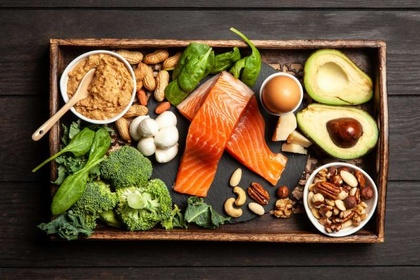
%> input picture Geometric Transformations/food1.jpg, 420 x 280 px, shrunk from 799 x 533 before the run
$ octave Bilinear.m   (GNU Octave 9; MATLAB toolbox functions it lacks are replaced by stand-ins)
%> lines starting %> are read from the running program, lines starting %| are printed output that depends on the picture
%Bilinear Interpolation - Part (a)

I1 = imread('food1.jpg'); %Original Image
%> I1 is the input picture: size 280x420x3 uint8; mean R, G, B 103.2, 83.4, 56.6
[M, N, C] = size(I1);
%> M = 280; N = 420; C = 3

I6 = double(I1)/255.0;

I2 = rgb2gray(I1); %Grayscale Image
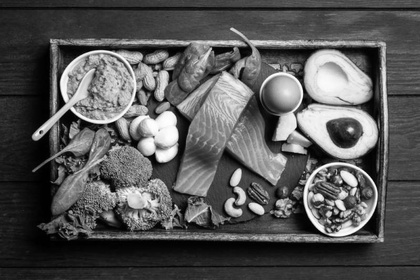
%> I2: size 280x420 uint8; min 0, max 255, mean 86.3

I7 = double(I2)/255.0;

theta=45.0;
A = [ 0.5 * cosd(theta) -sind(theta)
      sind(theta)  cosd(theta) ];
T= [ 10 5 ]';

p = A * [ 1 1 ]' + T;
x1=p(1);
y1=p(2);
p= A * [ 1 N ]' + T;
%> p = [-286.6; 302.7]
x2=p(1);
%> x2 = -286.6
y2=p(2);
%> y2 = 302.7
p= A * [ M 1 ]' + T;
%> p = [108.3; 203.7]
x3=p(1);
%> x3 = 108.3
y3=p(2);
%> y3 = 203.7
p= A * [ M N ]' + T;
%> p = [-188; 500]
x4=p(1);
%> x4 = -188
y4=p(2);
%> y4 = 500

xmin = floor( min( [ x1 x2 x3 x4 ] ));
xmax = ceil( max( [ x1 x2 x3 x4 ] ));
ymin = floor(min( [ y1 y2 y3 y4 ] ));
ymax = ceil(max( [ y1 y2 y3 y4 ] ));
Mp=ceil(xmax-xmin)+1;
Np=ceil(ymax-ymin)+1;

I8=zeros(Mp,Np);
I4=zeros(Mp,Np,3);

%Bilinear Interpolation

Ap = inv(A);

for i = xmin : xmax
    for j = ymin : ymax
        p = Ap * ( [ i j ]' -T );

        x0=p(1);
        y0=p(2);

        minx = floor(x0);
        maxx = ceil(x0);
        miny = floor(y0);
        maxy = ceil(y0);

        dx = x0 - minx;
        dy = y0 - miny;

        if( (1<=minx) && (minx<=M) && (1<=maxx) && (maxx<=M) && (1<=miny) && (miny<=N) && (1<=maxy) && (maxy<=N))

            x=round(i-xmin+1);
            y=round(j-ymin+1);

            x_1 = (dx * I7(maxx, miny)) + ((1 - dx) * I7(minx, miny))/(maxx - minx);
            x_2 = (dx * I7(maxx, maxy)) + ((1 - dx) * I7(minx, maxy))/(maxx - minx);
            y_1 = (dy*x_2) + ((1-dy)*x_1)/(maxy-miny);

            I8(x,y) = y_1;

            x_1 = (dx * I6(maxx, miny,1)) + ((1 - dx) * I6(minx, miny,1))/(maxx - minx);
            x_2 = (dx * I6(maxx, maxy,1)) + ((1 - dx) * I6(minx, maxy,1))/(maxx - minx);
            y_1 = (dy*x_2) + ((1-dy)*x_1)/(maxy-miny);

            I4(x,y,1) = y_1;

            x_1 = (dx * I6(maxx, miny,2)) + ((1 - dx) * I6(minx, miny,2))/(maxx - minx);
            x_2 = (dx * I6(maxx, maxy,2)) + ((1 - dx) * I6(minx, maxy,2))/(maxx - minx);
            y_1 = (dy*x_2) + ((1-dy)*x_1)/(maxy-miny);

            I4(x,y,2) = y_1;

            x_1 = (dx * I6(maxx, miny,3)) + ((1 - dx) * I6(minx, miny,3))/(maxx - minx);
            x_2 = (dx * I6(maxx, maxy,3)) + ((1 - dx) * I6(minx, maxy,3))/(maxx - minx);
            y_1 = (dy*x_2) + ((1-dy)*x_1)/(maxy-miny);

            I4(x,y,3) = y_1;

        end
    end
end
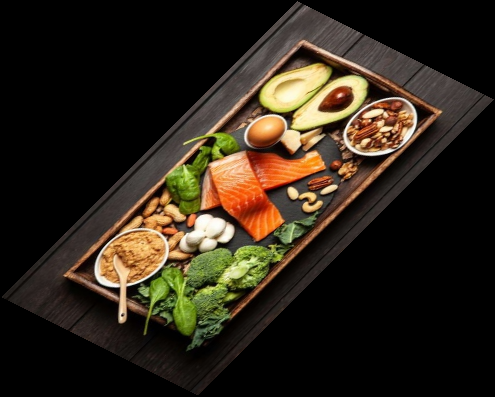
%> I4: size 397x495x3 double; mean R, G, B 0.181, 0.146, 0.0988
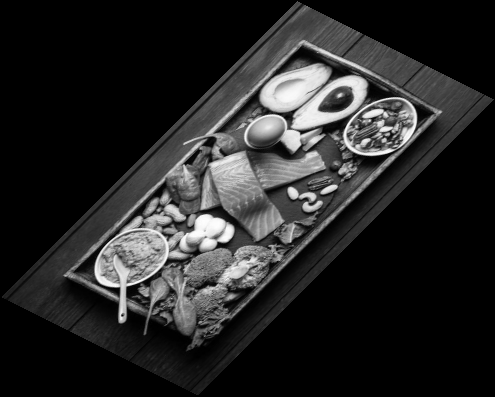
%> I8: size 397x495 double; min 0, max 0.996, mean 0.151
%> after the loop, x = 395; x_1 = 0.0826; x_2 = 0.0824; y = 199; y_1 = 0.0825

figure;
subplot(2,1,1);
imshow(I1);
title("Original Image");

subplot(2,1,2);
imshow(I2);
title("Grayscale Image");

figure;
subplot(2,1,1);
imshow(I4);
title("Bilinear Interpolation of original image");

subplot(2,1,2);
imshow(I8);
title("Bilinear Interpolation of grayscale image");

$ run again, with Geometric Transformations/Bilinear.jpg copied over Geometric Transformations/food1.jpg
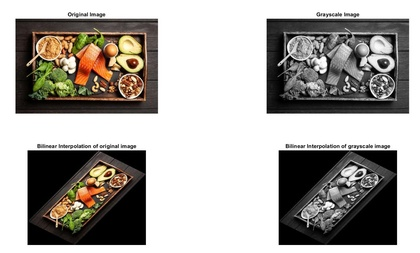
%> input picture Geometric Transformations/Bilinear.jpg, 420 x 253 px, shrunk from 1414 x 853 before the run
%> I1 is the input picture: size 253x420x3 uint8; mean R, G, B 168.2, 164.8, 160.4
%> after the loop `for i = xmin : xmax`:
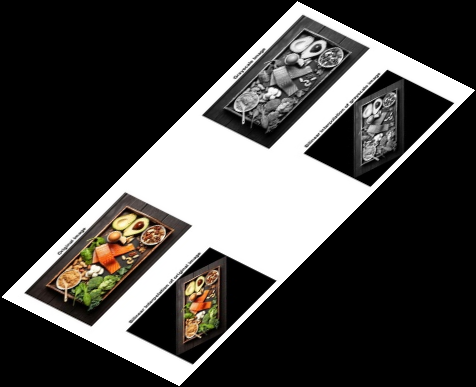
%> I4: size 387x476x3 double; mean R, G, B 0.282, 0.276, 0.269
%> after the loop `for i = xmin : xmax`:
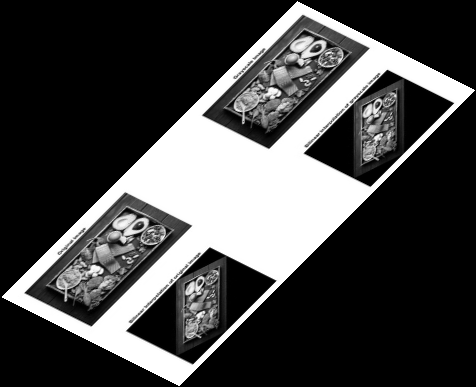
%> I8: size 387x476 double; min 0, max 1, mean 0.277
%> after the loop `for i = xmin : xmax`: x = 386; x_1 = 1; y = 180; y_1 = 1

$ run again, with Geometric Transformations/Rotation.jpg copied over Geometric Transformations/food1.jpg
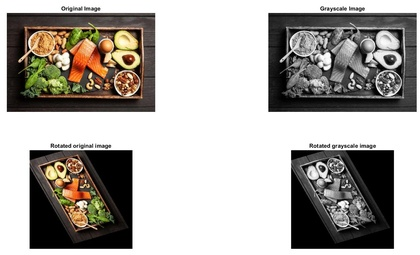
%> input picture Geometric Transformations/Rotation.jpg, 420 x 255 px, shrunk from 1358 x 825 before the run
%> I1 is the input picture: size 255x420x3 uint8; mean R, G, B 171.2, 167.5, 162.8
%> after the loop `for i = xmin : xmax`:
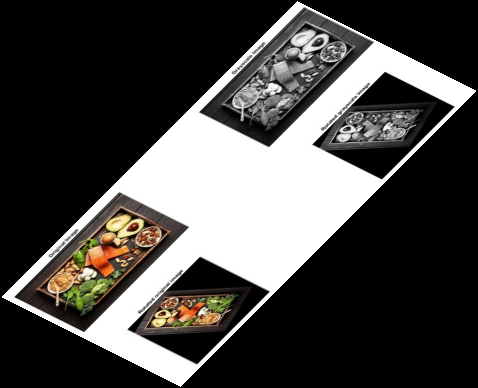
%> I4: size 388x478x3 double; mean R, G, B 0.287, 0.281, 0.273
%> after the loop `for i = xmin : xmax`:
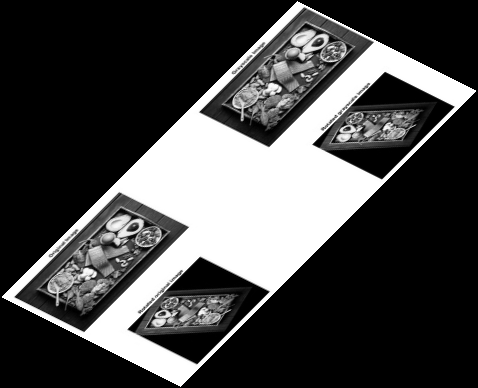
%> I8: size 388x478 double; min 0, max 1, mean 0.282
%> after the loop `for i = xmin : xmax`: x = 387; x_1 = 1; y = 181; y_1 = 1

$ run again, with Geometric Transformations/Zooming.jpg copied over Geometric Transformations/food1.jpg
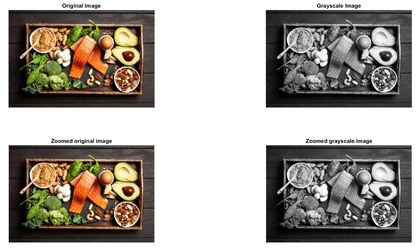
%> input picture Geometric Transformations/Zooming.jpg, 420 x 251 px, shrunk from 1380 x 824 before the run
%> I1 is the input picture: size 251x420x3 uint8; mean R, G, B 167.6, 162.3, 155.4
%> after the loop `for i = xmin : xmax`:
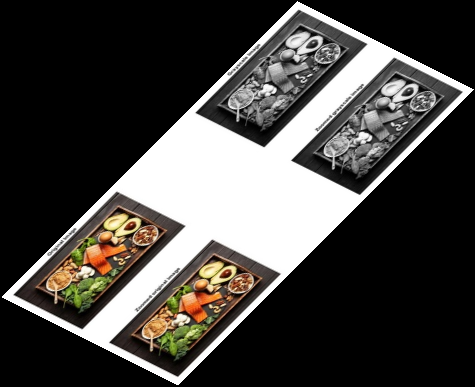
%> I4: size 387x475x3 double; mean R, G, B 0.279, 0.27, 0.259
%> after the loop `for i = xmin : xmax`:
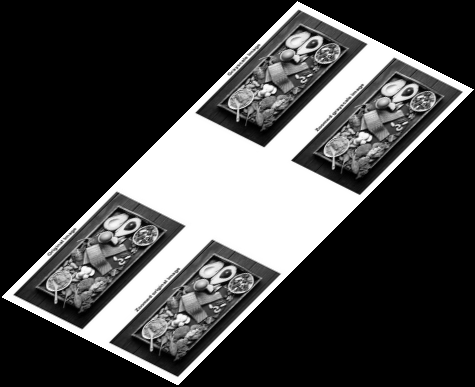
%> I8: size 387x475 double; min 0, max 1, mean 0.272
%> after the loop `for i = xmin : xmax`: x = 385; x_1 = 1; y = 179; y_1 = 1
